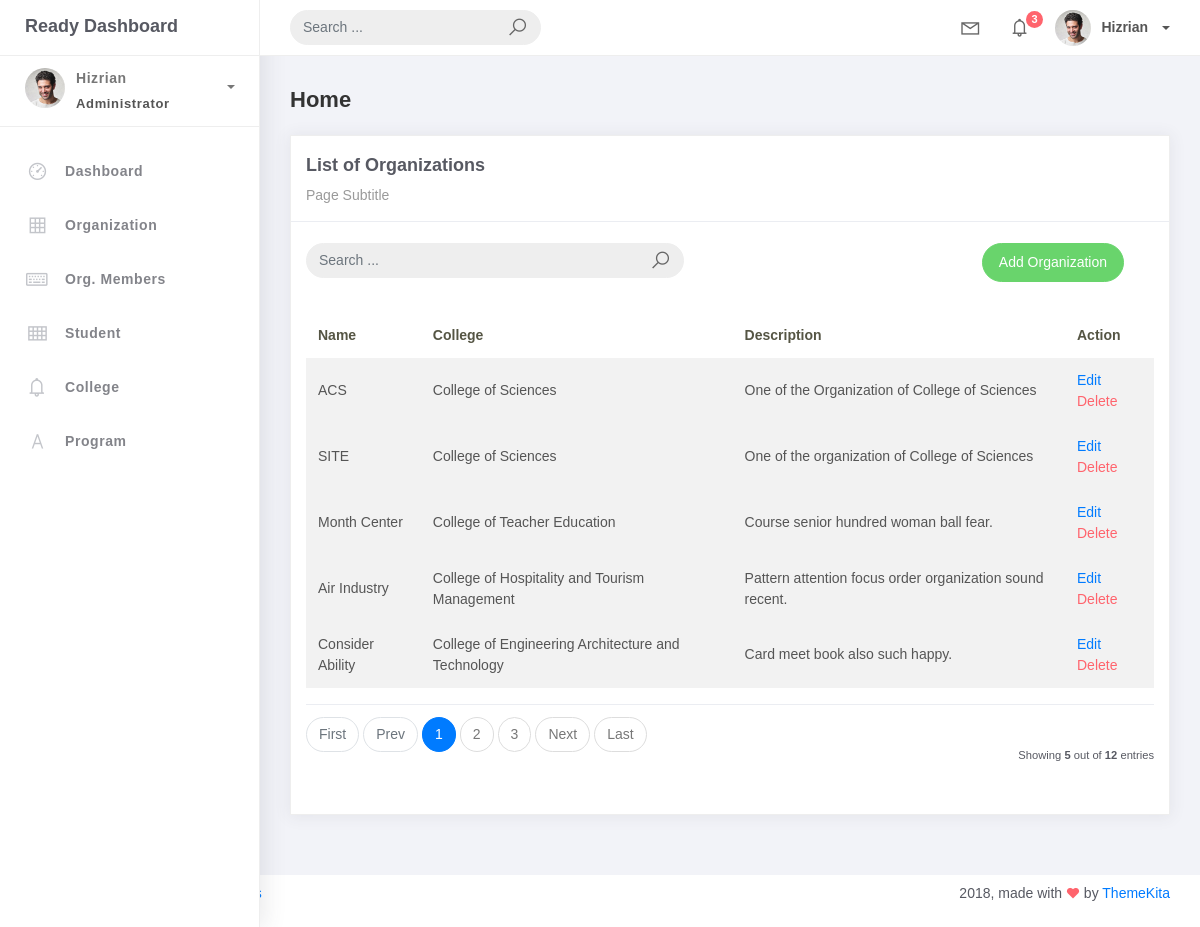
The page /organization_list/ on the database its author committed.
### studentorg/models.py (models this page shows, shortened)
class BaseModel(models.Model):
    created_at = models.DateTimeField(auto_now_add=True, db_index=True)
    updated_at = models.DateTimeField(auto_now=True)
    class Meta:
        abstract = True

class Organization(BaseModel):
    name = models.CharField(max_length=250)
    college = models.ForeignKey(College, null=True, blank=True, on_delete=models.CASCADE)
    description = models.CharField(max_length=500)

class College(BaseModel):
    college_name = models.CharField(max_length=150)
    def __str__(self):
        return self.college_name

### studentorg/views.py (the view)
# urls.py: path('organization_list/', OrganizationList.as_view(), name='organization-list'),
class OrganizationList(ListView):
    model = Organization
    context_object_name = 'organizations'
    template_name = 'org_list.html'
    paginate_by = 5
    def get_queryset(self, *args, **kwargs):
        qs = super(OrganizationList, self).get_queryset(*args, **kwargs)
        if self.request.GET.get("q") != None:
            query = self.request.GET.get('q')
            qs = qs.filter(Q(name__icontains=query) |
                           Q(description__icontains=query))
        return qs

### templates/org_list.html
{% extends 'base.html' %} {% load static %} {% block content %}
<div class="content">
    <div class="container-fluid">
        <h4 class="page-title">Home</h4>
        <div class="row">
            <div class="col-md-12">
                <div class="card">
                    <div class="card-header">
                    <div class="card-title">List of Organizations</div>
                    <div class="card-category">Page Subtitle</div>
                </div>
                <br />
                <div class="col-md-12 row">
                    <div class="col-md-6">
                        <form class="navbar-left navbar-form nav-search mr-md-3" action="{% url 'organization-list' %}">
                            <div class="input-group">
                                <input type="text" placeholder="Search ..." class="form-control"  name="q" />
                                <div class="input-group-append">
                                    <span class="input-group-text">
                                        <i class="la la-search search-icon"></i>
                                    </span>
                                </div>
                            </div>
                        </form>
                    </div>
                    <div class="col-md-6">
                        <div class="pull-right">
                            <a href="{% url 'organization-add' %}" class="btn btn-success btn-rounded">Add Organization</a>
                        </div>
                    </div>
                </div>
                <div class="card-body">
                    <table class="table table-striped mt-3">
                        <thead>
                            <tr>
                                <th scope="col">Name</th>
                                <th scope="col">College</th>
                                <th scope="col">Description</th>
                                <th scope="col">Action</th>
                            </tr>
                        </thead>
                        <tbody>
                            {% for object in object_list %}
                            <tr>
                                <td>{{ object.name }}</td>
                                <td>{{ object.college }}</td>
                                <td>{{ object.description }}</td>
                                <td>
                                    <a href="{% url 'organization-update' object.id %}">Edit</a>
                                    <a href="{% url 'organization-delete' object.id %}" class="text-danger">Delete</a>
                                </td>
                            <tr>
                            {% empty %}
                            </tr>
                            <td colspan="4" style="text-align: center;">
                                <p class="text-sm font-weight-bold mb-0">No Records Found</p>
                            </td>
                        </tr>
                            {% endfor %}
                        </tbody>
                    </table>
                    {% include 'includes/pagination.html' %}
                </div>
            </div>
        </div>
    </div>
</div>
{% endblock %}

### rows shown on the page
Organization: name "ACS", college "College of Sciences", description "One of the Organization of College of Sciences"
Organization: name "SITE", college "College of Sciences", description "One of the organization of College of Sciences"
Organization: name "Month Center", college "College of Teacher Education", description "Course senior hundred woman ball fear."
Organization: name "Air Industry", college "College of Hospitality and Tourism Management", description "Pattern attention focus order organization sound recent."
Organization: name "Consider Ability", college "College of Engineering Architecture and Technology", description "Card meet book also such happy."

### other values the page prints
{{ page_num }} "1"
{{ page_num }} "2" "3"
{{ object_list.count }} "5"
{{ paginator.count }} "12"
